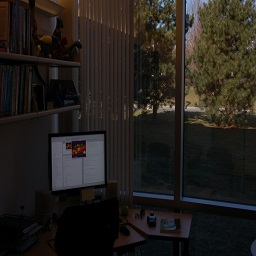
%> input picture assigment1/office.jpg, 256 x 256 px
$ octave Question2_hist_matching_ramp.m   (GNU Octave 9; MATLAB toolbox functions it lacks are replaced by stand-ins)
%> lines starting %> are read from the running program, lines starting %| are printed output that depends on the picture
% Yash Patel, 201301134 %
% CSE, IIIT-H %


% Read Image. %
im = imread('office.jpg');
%> im is the input picture: size 256x256x3 uint8; mean R, G, B 35.5, 31.6, 27.3


% Take size of image and compute number of pixels. %
im_size = size(im);
%> im_size = [256 256 3]
num_pixels = im_size(1)*im_size(2);
%> num_pixels = 65536


% Take histograms of each channel. %
hist_r = imhist(im(:,:,1));
%> hist_r = 256 values, max 3877 at index 1, min 0 at index 176, mean 256
hist_g = imhist(im(:,:,2));
%> hist_g = 256 values, max 4014 at index 1, min 0 at index 181, mean 256
hist_b = imhist(im(:,:,3));
%> hist_b = 256 values, max 4423 at index 1, min 0 at index 204, mean 256


% Find cummulative histograms. %
sum_r = 0;
sum_g = 0;
sum_b = 0;
cum_hist_r = [];
cum_hist_g = [];
cum_hist_b = [];
for i=1:256
    sum_r = sum_r + hist_r(i);
    cum_hist_r(i) = sum_r;

    sum_g = sum_g + hist_g(i);
    cum_hist_g(i) = sum_g;

    sum_b = sum_b + hist_b(i);
    cum_hist_b(i) = sum_b;
end
%> this loop made 256 passes
%> (sum_r, sum_g, sum_b) on passes 1 to 3: (3877, 4014, 4423), (4905, 5019, 5263), (5486, 5698, 6386)
%> after the loop, cum_hist_b = 256 values from 4423 to 65536; cum_hist_g = 256 values from 4014 to 65536; cum_hist_r = 256 values from 3877 to 65536; sum_b = 65536; sum_g = 65536; sum_r = 65536

% Normalization. %
cum_hist_r = cum_hist_r/(im_size(1)*im_size(2));
%> cum_hist_r = 256 values from 0.0592 to 1
cum_hist_g = cum_hist_g/(im_size(1)*im_size(2));
%> cum_hist_g = 256 values from 0.0612 to 1
cum_hist_b = cum_hist_b/(im_size(1)*im_size(2));
%> cum_hist_b = 256 values from 0.0675 to 1

% Make ramp function. %
ramp_func = [];
for i=1:256
    if(i<=100)
        ramp_func(i) = 0;
    elseif (i<151)
        ramp_func(i) = ramp_func(i-1) + ((im_size(1)*im_size(2))/255)*(i-100)/50;
    else
        ramp_func(i) = ramp_func(i-1);
    end
end
%> after the loop, ramp_func = 256 values from 0 to 6553.6

% Normalize the ramp function. %
ramp_func = ramp_func/(im_size(1)*im_size(2));
%> ramp_func = 256 values from 0 to 0.1

% Find cummulative of ramp function. %
cum_ramp = [];
sum_ramp = 0;
for i=1:256
    sum_ramp = sum_ramp + ramp_func(i);
    cum_ramp(i) = sum_ramp;
end
%> after the loop, cum_ramp = 256 values from 0 to 12.33; sum_ramp = 12.33

map_r = zeros(256,1);
map_g = zeros(256,1);
map_b = zeros(256,1);

for i=1:256

    [~, closest_match] = min(abs(cum_ramp - cum_hist_r(i)));
    map_r(i) = closest_match(1);

    [~, closest_match] = min(abs(cum_ramp - cum_hist_g(i)));
    map_g(i) = closest_match(1);

    [~, closest_match] = min(abs(cum_ramp - cum_hist_b(i)));
    map_b(i) = closest_match(1);

end
%> this loop made 256 passes
%> after the loop, map_b = 256 values from 116 to 141; map_g = 256 values from 116 to 141; map_r = 256 values from 116 to 141

out_r = zeros(im_size(1), im_size(2));
out_g = zeros(im_size(1), im_size(2));
out_b = zeros(im_size(1), im_size(2));
for i=1:im_size(1)
    for j=1:im_size(2)
        out_r(i,j) = map_r(im(i,j,1)+1);
        out_g(i,j) = map_g(im(i,j,2)+1);
        out_b(i,j) = map_b(im(i,j,3)+1);
    end

end
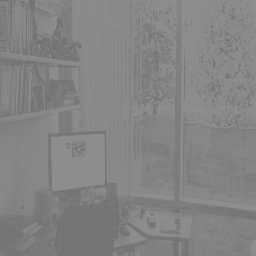
%> out_b: size 256x256 double; min 116, max 141, mean 131.4
final_image = uint8(cat(3,out_r,out_g,out_b));
figure, imshow(im)
figure, imshow(final_image)
